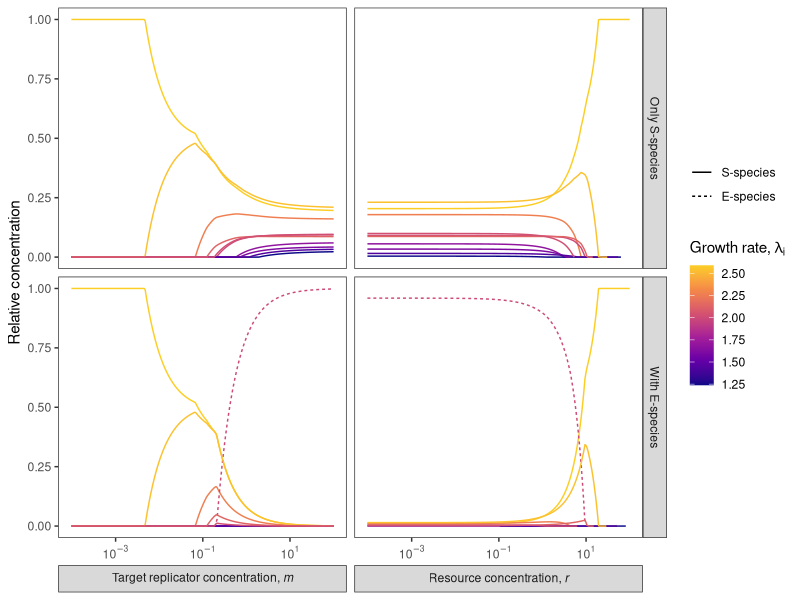

R code for this plot:
library(tidyverse)


read_tsv("../data/alldata_tidy.tsv", col_types = "cldicdddi") |>
  filter(conc > 0) |>
  mutate(
    type = fct_relevel(type, "S-species", "E-species"),
    param = as_factor(ifelse(param == "m",
                             "'Target replicator concentration,'~italic('m')",
                             "'Resource concentration,'~italic('r')")),
    expType = ifelse(expType, "With E-species", "Only S-species")
  ) |>
  ggplot(aes(x = paramValue, y = conc, color = growthRate,
             group = species, linetype = type)) +
  geom_line() +
  scale_x_log10(labels = scales::label_log()) +
  scale_color_viridis_c(option = "C", end = 0.9) +
  labs(x = NULL, y = "Relative concentration",
       linetype = NULL, color = expression(paste("Growth rate, ", lambda[i]))) +
  facet_grid(expType ~ param, labeller = labeller(.cols = label_parsed), switch = "x") +
  coord_cartesian(ylim = c(1e-4, NA)) +
  theme_bw() +
  theme(panel.grid = element_blank(), strip.placement = "outside")

#ggsave("../figures/Fig_A2.pdf", device = cairo_pdf, width = 8, height = 5)
